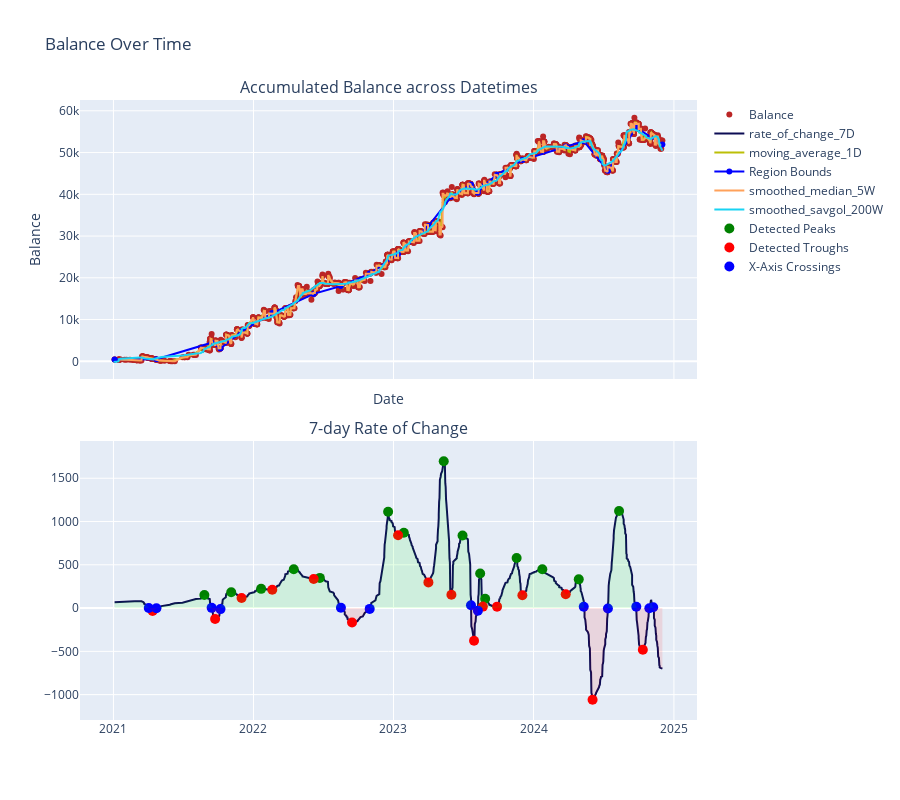

Here is the notebook cell this chart was saved with:
### Code cell
plot_attribute_against_datetime(
    filtered_df_6, 
    data_filtering_settings={
        'moving_average': {
            'day_span': 1,
            'gaussian_sigma': 1
        },
        'smoothed_median': {
            'window_size': 5,
        },
        'savgol_filter': {
            'window_length': 200,
            'poly_order': 5
        },
        'rate_of_change': {
            'day_span': 7,
            'gaussian_sigma': 20
        },
    },
    include_filters=True)

### Figure 1 — Plotly figure (JSON) as saved in the notebook; plotly's stock layout.template omitted (floating-point values rounded to 4 significant figures; data arrays with more than 128 entries replaced by an {"elided": "..."} marker saying what was removed)
{"data": [{"marker": {"color": "#BB2525", "size": 6}, "mode": "markers", "name": "Balance", "type": "scatter", "x": {"elided": "1721 str values"}, "xaxis": "x", "y": {"elided": "1721 float values"}, "yaxis": "y"}, {"line": {"color": "#0C0C54", "width": 2}, "mode": "lines", "name": "rate_of_change_7D", "type": "scatter", "x": {"elided": "1721 str values"}, "xaxis": "x2", "y": {"elided": "1721 float values"}, "yaxis": "y2"}, {"line": {"color": "#BCBF07", "width": 2}, "mode": "lines", "name": "moving_average_1D", "type": "scatter", "x": {"elided": "1721 str values"}, "xaxis": "x", "y": {"elided": "1721 float values"}, "yaxis": "y"}, {"line": {"color": "blue", "width": 2}, "mode": "markers+lines", "name": "Region Bounds", "type": "scatter", "x": ["2021-01-04T00:00:00", "2021-04-23T00:00:00", "2021-09-14T00:00:00", "2021-10-07T00:00:00", "2021-12-01T00:00:00", "2022-02-19T00:00:00", "2022-06-07T00:00:00", "2022-08-17T00:00:00", "2022-10-31T00:00:00", "2023-01-13T00:00:00", "2023-04-02T00:00:00", "2023-06-01T00:00:00", "2023-07-22T00:00:00", "2023-08-09T00:00:00", "2023-08-22T00:00:00", "2023-09-28T00:00:00", "2023-12-03T00:00:00", "2024-03-25T00:00:00", "2024-05-11T00:00:00", "2024-07-13T00:00:00", "2024-09-25T00:00:00", "2024-12-02T00:00:00"], "y": [452.9, 471.7, 4454.0, 3047.0, 7170.0, 11550.0, 16150.0, 18020.0, 21020.0, 25710.0, 32380.0, 39440.0, 42360.0, 40380.0, 41860.0, 44700.0, 48200.0, 51430.0, 52730.0, 45620.0, 55980.0, 51910.0]}, {"mode": "lines", "name": "smoothed_median_5W", "type": "scatter", "x": {"elided": "1721 str values"}, "xaxis": "x", "y": {"elided": "1721 float values"}, "yaxis": "y"}, {"mode": "lines", "name": "smoothed_savgol_200W", "type": "scatter", "x": {"elided": "1721 str values"}, "xaxis": "x", "y": {"elided": "1721 float values"}, "yaxis": "y"}, {"marker": {"color": "green", "size": 10}, "mode": "markers", "name": "Detected Peaks", "type": "scatter", "x": ["2021-08-26T00:00:00", "2021-11-04T00:00:00", "2022-01-21T00:00:00", "2022-04-16T00:00:00", "2022-06-23T00:00:00", "2022-12-18T00:00:00", "2023-01-28T00:00:00", "2023-05-12T00:00:00", "2023-06-30T00:00:00", "2023-08-15T00:00:00", "2023-08-28T00:00:00", "2023-11-18T00:00:00", "2024-01-24T00:00:00", "2024-04-28T00:00:00", "2024-08-11T00:00:00"], "xaxis": "x2", "y": [150.3, 182.8, 222.2, 449.0, 348.5, 1112.0, 869.6, 1697.0, 839.2, 400.0, 108.0, 579.1, 448.5, 331.7, 1121.0], "yaxis": "y2"}, {"marker": {"color": "red", "size": 10}, "mode": "markers", "name": "Detected Troughs", "type": "scatter", "x": ["2021-04-13T00:00:00", "2021-09-23T00:00:00", "2021-12-01T00:00:00", "2022-02-19T00:00:00", "2022-06-07T00:00:00", "2022-09-15T00:00:00", "2023-01-13T00:00:00", "2023-04-02T00:00:00", "2023-06-01T00:00:00", "2023-07-30T00:00:00", "2023-08-22T00:00:00", "2023-09-28T00:00:00", "2023-12-03T00:00:00", "2024-03-25T00:00:00", "2024-06-03T00:00:00", "2024-10-12T00:00:00"], "xaxis": "x2", "y": [-33.97, -126.1, 116.5, 212.3, 335.3, -165.7, 841.2, 296.9, 153.0, -377.2, 17.18, 16.4, 149.0, 160.7, -1060.0, -481.7], "yaxis": "y2"}, {"marker": {"color": "blue", "size": 10, "symbol": "circle"}, "mode": "markers", "name": "X-Axis Crossings", "type": "scatter", "x": ["2021-04-03T00:00:00", "2021-04-23T00:00:00", "2021-09-14T00:00:00", "2021-10-07T00:00:00", "2022-08-17T00:00:00", "2022-10-31T00:00:00", "2023-07-22T00:00:00", "2023-08-09T00:00:00", "2024-05-11T00:00:00", "2024-07-13T00:00:00", "2024-09-25T00:00:00", "2024-10-29T00:00:00", "2024-11-08T00:00:00"], "xaxis": "x2", "y": [1.761, -1.905, 2.675, -12.1, 4.32, -9.616, 33.16, -29.68, 16.25, -4.2, 15.36, -1.37, 10.15], "yaxis": "y2"}, {"fill": "tozeroy", "fillcolor": "rgba(0, 255, 0, 0.1)", "line": {"width": 0}, "showlegend": false, "type": "scatter", "x": {"elided": "1721 str values"}, "xaxis": "x2", "y": {"elided": "1721 float values"}, "yaxis": "y2"}, {"fill": "tozeroy", "fillcolor": "rgba(255, 0, 0, 0.1)", "line": {"width": 0}, "showlegend": false, "type": "scatter", "x": {"elided": "1721 str values"}, "xaxis": "x2", "y": {"elided": "1721 float values"}, "yaxis": "y2"}], "layout": {"annotations": [{"font": {"size": 16}, "showarrow": false, "text": "Accumulated Balance across Datetimes", "x": 0.5, "xanchor": "center", "xref": "paper", "y": 1, "yanchor": "bottom", "yref": "paper"}, {"font": {"size": 16}, "showarrow": false, "text": "7-day Rate of Change", "x": 0.5, "xanchor": "center", "xref": "paper", "y": 0.45, "yanchor": "bottom", "yref": "paper"}], "height": 800, "title": {"text": "Balance Over Time"}, "xaxis": {"anchor": "y", "domain": [0, 1], "matches": "x2", "showticklabels": false, "title": {"text": "Date"}}, "xaxis2": {"anchor": "y2", "domain": [0, 1]}, "yaxis": {"anchor": "x", "domain": [0.55, 1], "title": {"text": "Balance"}}, "yaxis2": {"anchor": "x2", "domain": [0, 0.45]}}}
